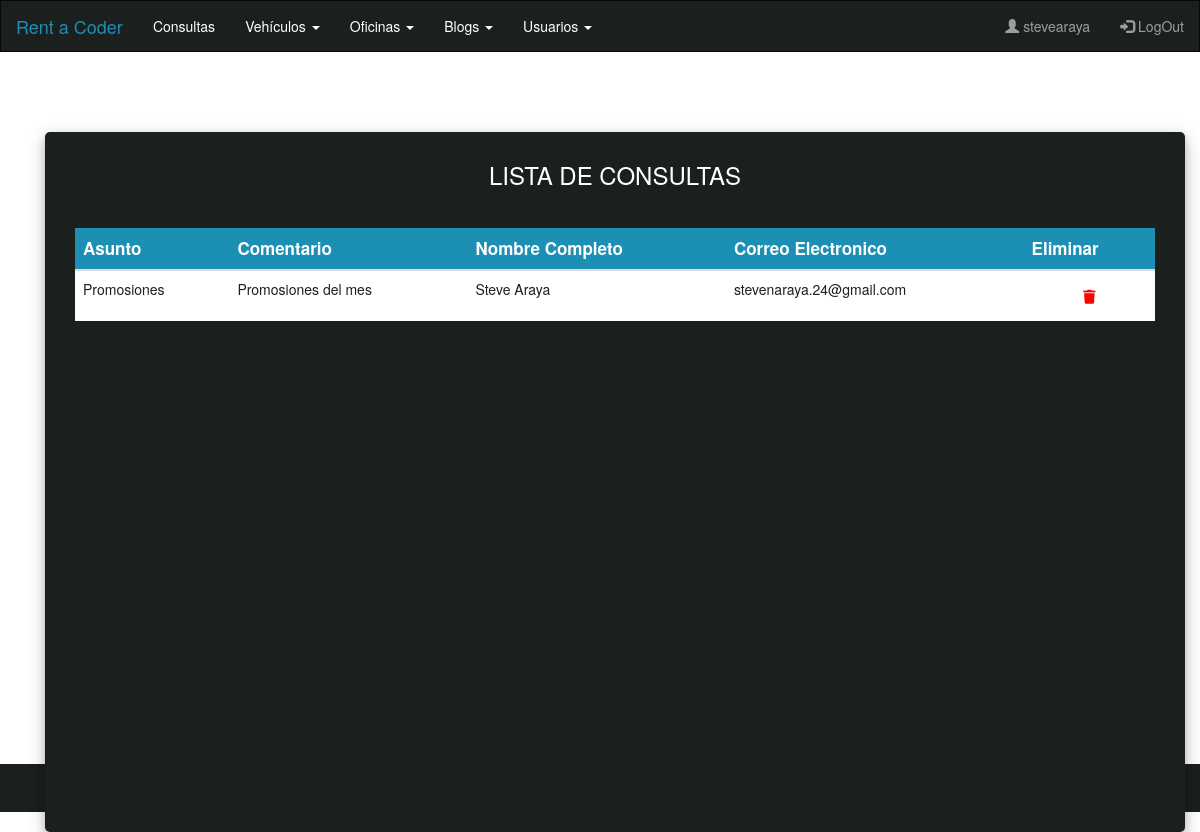
The page /contact-us/contactList/ (signed in) on the database as committed earlier.
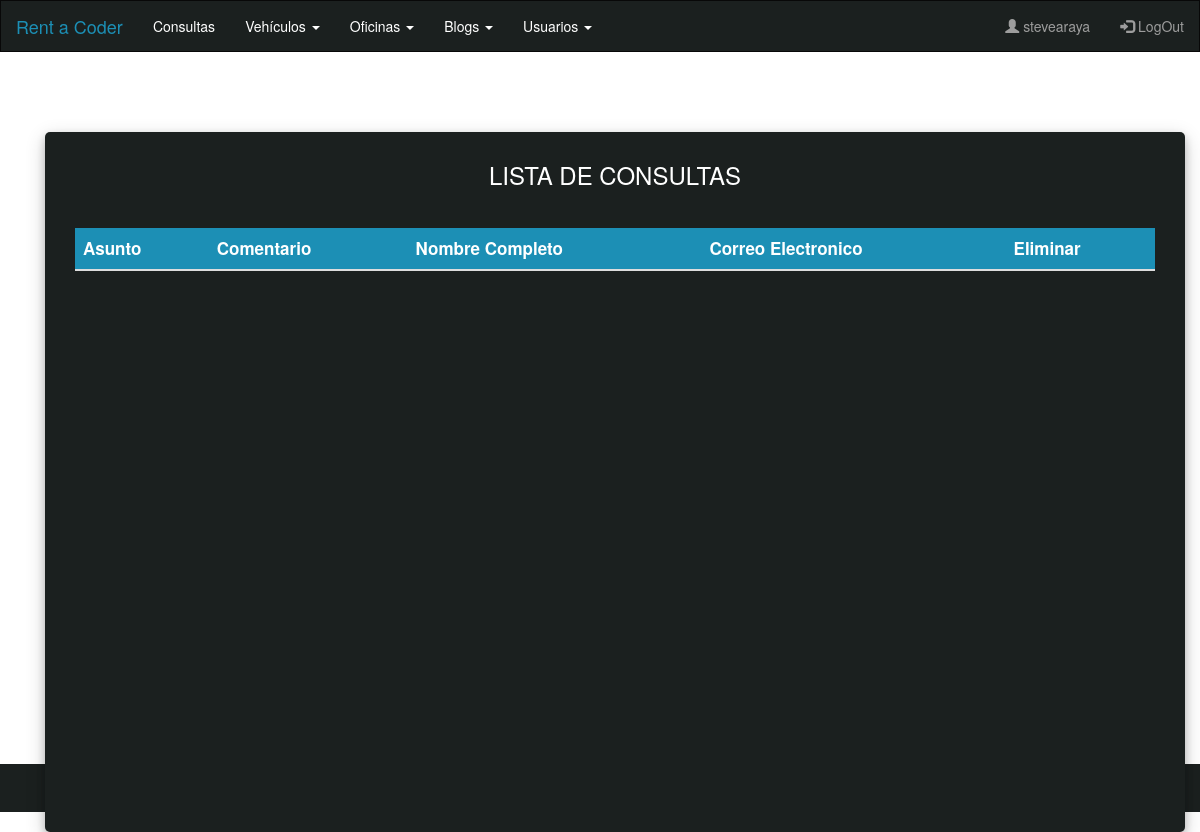
The same page on the database as committed later.
### App_ContactUs/models.py (models this page shows)
class Contact(models.Model):
    asunto             = models.CharField(max_length=100)
    comentario         = models.CharField(max_length=500)
    nombre_completo    = models.CharField(max_length=100)
    correo_electronico = models.CharField(max_length=100)

### App_ContactUs/views.py (the view)
# urls.py: path('contactList/', ContactUsList.as_view(), name="ContactUsList"),
@method_decorator(login_required, name='dispatch')
class ContactUsList(ListView):
    model               = Contact
    template_name       = './ContactUsList.html'
    context_object_name = 'ContactList'

### App_ContactUs/templates/ContactUsList.html
{% extends 'Admin.html'%}
{% load static %}
{% block bloqueQueCambia %}
<div class="container container-body">
  <div class="d-flex justify-content-center h-100">
    <div class="user_card">
      <div class="table-title">
        <h3 id="form-title">LISTA DE CONSULTAS</h3>
      </div>
      <div class="justify-content-center form_container table-responsive">
        <table class="table table-fixed">
          <thead class="thead-dark">
            <tr>
              <th scope="col">Asunto</th>
              <th scope="col">Comentario</th>
              <th scope="col">Nombre Completo</th>
              <th scope="col">Correo Electronico</th>
              <th scope="col">Eliminar</th>
            </tr>
          </thead>
          <tbody>
            {% for contact in ContactList %}
            <tr>
              <td>{{contact.asunto}}</td>
              <td>{{contact.comentario}}</td>
              <td>{{contact.nombre_completo}}</td>
              <td>{{contact.correo_electronico}}</td>
              <td class="text-center">
                  <a href="{% url 'ContactUsDelete' contact.id %}">
                    <button class="btn btn-delete">
                      <i class="fa fa-trash"></i>
                    </button>
                  </a>
              </td>
            </tr>
            {% endfor %}
          </tbody>
        </table>
      </div>
    </div>
  </div>
</div>
{% endblock bloqueQueCambia %}

### App_MVTProyectoFinalCoder/templates/Admin.html (shortened to what this page needs)
<!DOCTYPE html>
<html lang="en">
<head>
    {% load static %}
    <link rel="stylesheet" href="https://use.fontawesome.com/releases/v5.6.1/css/all.css"
>
    <link href="{% static 'css/stylesAdmin.css' %}" rel="stylesheet" />
    <link rel="stylesheet" href="https://maxcdn.bootstrapcdn.com/bootstrap/3.4.1/css/bootstrap.min.css">
</head>
<body>
    <nav class="navbar navbar-inverse">
        <div class="container-fluid">
            <div class="navbar-header">
                <a class="navbar-brand" href="#">Rent a Coder</a>
            </div>
            <ul class="nav navbar-nav">
                <li><a class="options-txt a-txt-nav" href="{% url 'ContactUsList' %}">Consultas</a></li>
                <li class="dropdown"><a class="dropdown-toggle options-txt" data-toggle="dropdown" href="#">Vehículos <span
                            class="caret"></span></a>
                </li>
                <li class="dropdown"><a class="dropdown-toggle options-txt" data-toggle="dropdown" href="#">Oficinas <span
                            class="caret"></span></a>
                </li>
                <li class="dropdown"><a class="dropdown-toggle options-txt" data-toggle="dropdown" href="#">Blogs <span
                            class="caret"></span></a>
                </li>
                <li class="dropdown"><a class="dropdown-toggle options-txt" data-toggle="dropdown" href="#">Usuarios <span
                            class="caret"></span></a>
                </li>
            </ul>
            <ul class="nav navbar-nav navbar-right">
                <li><a href="#"><span class="glyphicon glyphicon-user"></span> {{ user.username }}</a></li>
                <li><a href="{% url 'Logout' %}"><span class="glyphicon glyphicon-log-in"></span> LogOut</a></li>
            </ul>
        </div>
    </nav>
    <div class="container container-body">
        {% block bloqueQueCambia %}
        {% endblock bloqueQueCambia %}
    </div>
    <footer class="bg-dark text-center">
        <div class="footer-text">
            <p>© 2022 Copyright: Rent a Coder</p>
        </div>
    </footer>
</body>
</html>

### App_MVTProyectoFinalCoder/static/css/stylesAdmin.css (style rules this page uses)
body, html { margin: 0; padding: 0; height: 100%; background: #ffffff !important; }
.navbar { background: #1b201f !important; border-radius: 0px !important; margin-bottom: 0px !important; }
.navbar-brand { color: #1c8fb5 !important; }
.options-txt { color: white !important; }
.container-body { height: 89%; }
.form_container { padding-left: 20px !important; padding-right: 20px !important; height: 550px !important; }
.thead-dark { background-color: #1c8fb5 !important; color: white; font-size: 1.7rem; }
th { text-align: center; }
.table-title { text-align: center; }
.container-body { padding-top: 40px; }
.user_card { height: 700px !important; margin-top: auto; margin-bottom: auto; background: #1b201f; position: relative; justify-content: center; flex-direction: column; padding: 10px; box-shadow: 0 4px 8px 0 rgba(0, 0, 0, 0.2), 0 6px 20px 0 rgba(0, 0, 0, 0.19); -webkit-box-shadow: 0 4px 8px 0 rgba(0, 0, 0, 0.2), 0 6px 20px 0 rgba(0, 0, 0, 0.19); -moz-box-shadow: 0 4px 8px 0 rgba(0, 0, 0, 0.2), 0 6px 20px 0 rgba(0, 0, 0, 0.19); border-radius: 5px; }
.form_container { margin-top: 40px; margin-bottom: 40px; }
#form-title { margin-top: 20px; color: #fff; }
thead tr th { position: sticky; top: 0; z-index: 10; background-color: #1c8fb5 !important; }
.table-responsive { height:200px; overflow:scroll; }
.footer-text { color: white; padding-top: 20px; }
.bg-dark { height: 6%; background: #1b201f !important; }

Rows that differ between the two databases and show on the page:
removed Contact: asunto "Promosiones", comentario "Promosiones del mes", nombre_completo "Steve Araya", correo_electronico "stevenaraya.24@gmail.com"
